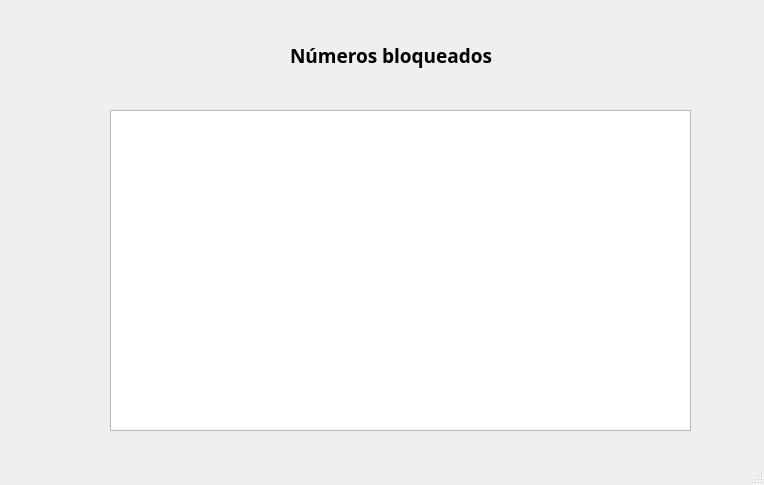
<?xml version="1.0" encoding="UTF-8"?>
<ui version="4.0">
 <class>Números bloqueados</class>
 <widget class="QMainWindow" name="MainWindow">
  <property name="geometry">
   <rect>
    <x>0</x>
    <y>0</y>
    <width>764</width>
    <height>485</height>
   </rect>
  </property>
  <property name="windowTitle">
   <string>MainWindow</string>
  </property>
  <widget class="QWidget" name="centralwidget">
   <widget class="QLabel" name="label">
    <property name="geometry">
     <rect>
      <x>290</x>
      <y>40</y>
      <width>231</width>
      <height>31</height>
     </rect>
    </property>
    <property name="font">
     <font>
      <family>Montserrat Black</family>
      <pointsize>14</pointsize>
      <weight>75</weight>
      <bold>true</bold>
     </font>
    </property>
    <property name="text">
     <string>Números bloqueados</string>
    </property>
   </widget>
   <widget class="QListWidget" name="bloqueados">
    <property name="geometry">
     <rect>
      <x>110</x>
      <y>110</y>
      <width>581</width>
      <height>321</height>
     </rect>
    </property>
   </widget>
  </widget>
  <widget class="QStatusBar" name="statusbar"/>
 </widget>
 <resources/>
 <connections/>
</ui>
